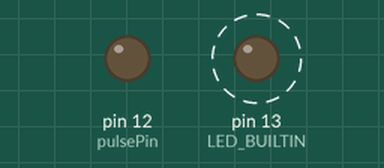
The sketch below on a simulated Arduino Uno, built with avr-gcc and run on an emulated ATmega328P. Shown: output pins drawn as LEDs (lit = HIGH). Dashed ring = blinking.

Above: at 0.1 s.
Timing chart, 0 to 3.0 s (numbered marks = the images above):
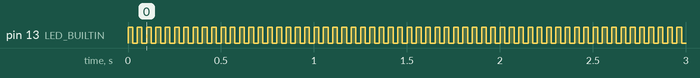

The sketch:

Bluetooth_node.ino
```cpp
int pulsePin = 12;
// the setup function runs once when you press reset or power the board
void setup() {
    // initialize digital pin LED_BUILTIN as an output.
    pinMode(LED_BUILTIN, OUTPUT);
    // initialize digital pin 12 as an output pin
    pinMode(pulsePin, OUTPUT);
}

// the loop function runs over and over again forever
void loop() {
    while(true){
        // turn the LED on (HIGH is the voltage level)
        digitalWrite(LED_BUILTIN, HIGH);
        delay(25);
        // turn the LED off by making the voltage LOW
        digitalWrite(LED_BUILTIN, LOW);
        delay(25);
    }
    while(true){
        // turn the LED on (HIGH is the voltage level)
        digitalWrite(pulsePin, HIGH);
        delay(666);
        // turn the LED off by making the voltage LOW
        digitalWrite(pulsePin, LOW);
        delay(666);
    }
}
```

Measured:
- by itself, pin 13 (LED_BUILTIN): alternates HIGH for 0.03 s and LOW for 0.03 s
